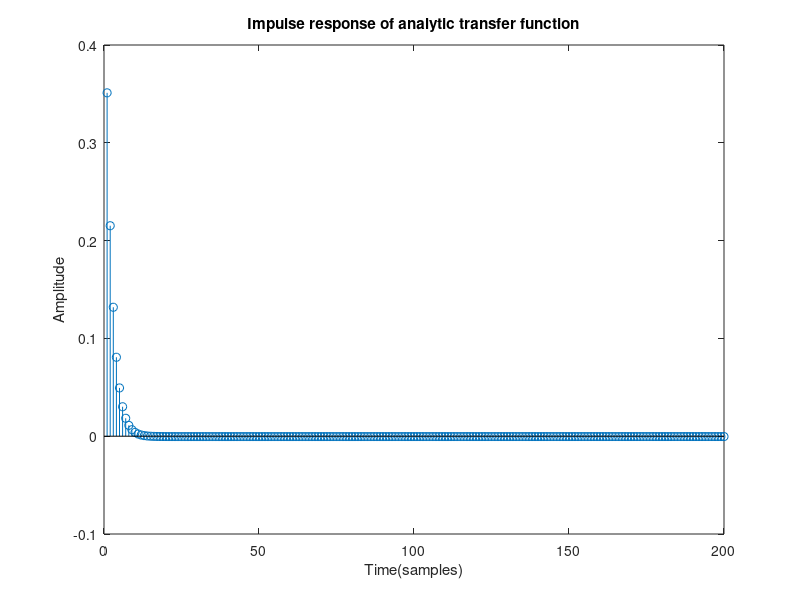
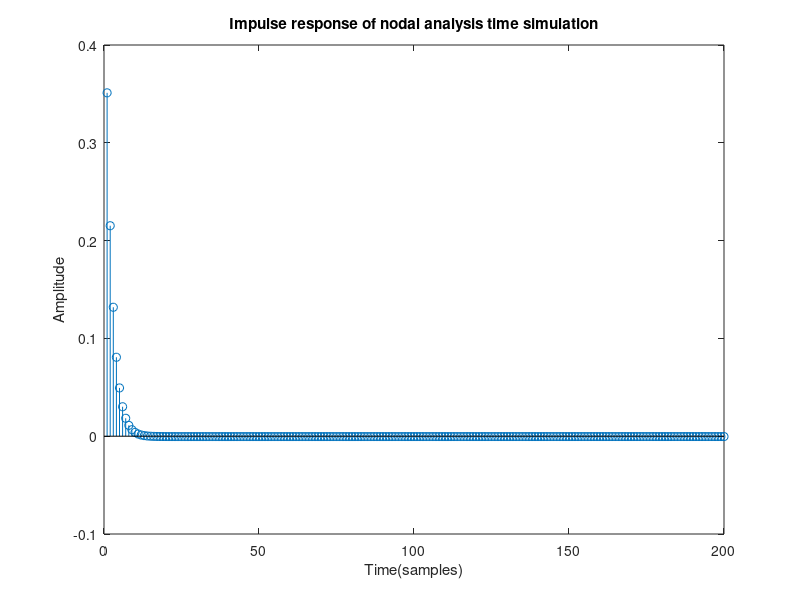
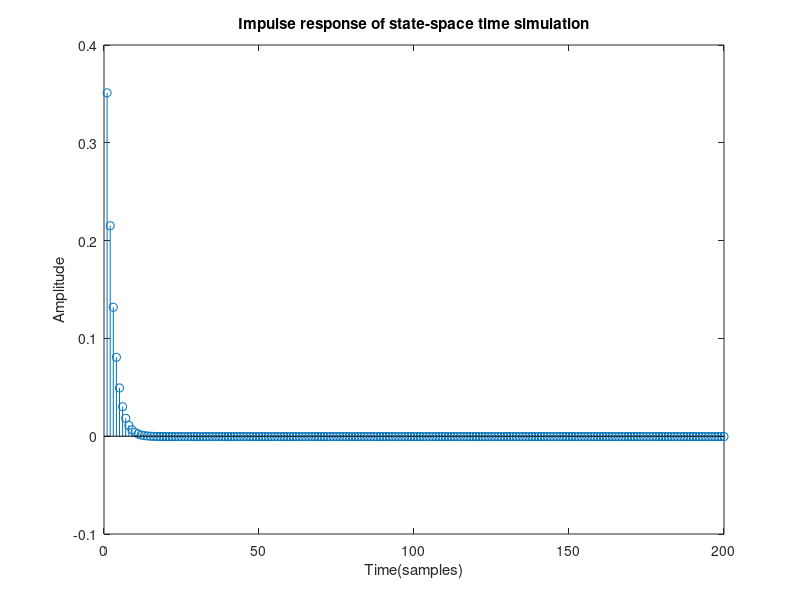

Write MATLAB code to recreate these figures, in order.
%% This script simulates the circuits of ProCoRat distortion pedal %% 
%%-----------------------------------------------------------------%%
% Simulates the frequency response of the simplified ProCoRat       %
% circuit by finding the s plane transfer function of the circuit   %
% and use backward difference mapping to find the discrete time     %
% transfer function and plot it's frequency response.               %
%%-----------------------------------------------------------------%%

% Solve the analog circuits transfer funciton and plot the frequency response.
R1 = 1000;
R2 = 10000;
C1 = 4.7*10^-6;
C2 = 3.3*10^-9;
R3 = 10000;

b1 = R3/C2;
a2 = R1*R2+R1*R3+R2*R3;
a1 = (R1+R3)/C2+(R2+R3)/C1;
a0 = 1/(C1*C2);

% Digitize the analog circuits above with backward difference:
% s --> (1-z^-1)/T and compare the frequency response.
T = 1/44100.;
bz0 =  b1*T;
bz1 =  -b1*T;
bz2 = 0;
az0 = a2 + a1*T + a0*T^2;
az1 = -(2*a2+a1*T);
az2 = a2;

Bz = [bz0,bz1,bz2];
Az = [az0,az1,az2];

figure(1);
[h,t] = impz(Bz,Az);
stem(h(1:200));
title('Impulse response of analytic transfer function');
xlabel('Time(samples)');
ylabel('Amplitude');

% Nodal Analysis Time Simulation
A = [1/R1+C1/T -C1/T 0;-C1/T C1/T+1/R3+1/R2 -1/R2;0 -1/R2 1/R2+C2/T];
b = [-1/R1; 0; 0];
impulse = zeros(1000);

for i=1:1000
   v = -inv(A)*b; 
   impulse(i) = [0 0 1]*v;
   b = [-C1/T*(v(1)-v(2)); C1/T*(v(1)-v(2)); -v(3)*C2/T]; 
end

figure(2);
stem(impulse(1:200));
title('Impulse response of nodal analysis time simulation');
xlabel('Time(samples)');
ylabel('Amplitude');

% State-Space Time Simulation
R2_R3 = R2*R3/(R2+R3);
R1_R3 = R1*R3/(R1+R3);
A = [1+T/C1*(1/(R1+R2_R3)) T/C1*(1/(R2+R1_R3))*R3/(R1+R3); T/C2*(1/(R1+R2_R3))*R3/(R2+R3) 1+T/C2*(1/(R2+R1_R3))];
invA = inv(A);    
BT = [T/C1*(1/(R1+R2_R3)); T/C2*(1/(R1+R2_R3))*R3/(R2+R3)];
u = 1;
v = [0;0];
impulse = zeros(1000);
for i=1:1000
   v = invA*v + invA*BT*u;
   u = 0;
   impulse(i) = [0 1]*v;
end
figure(3);
stem(impulse(1:200));
title('Impulse response of state-space time simulation');
xlabel('Time(samples)');
ylabel('Amplitude');

